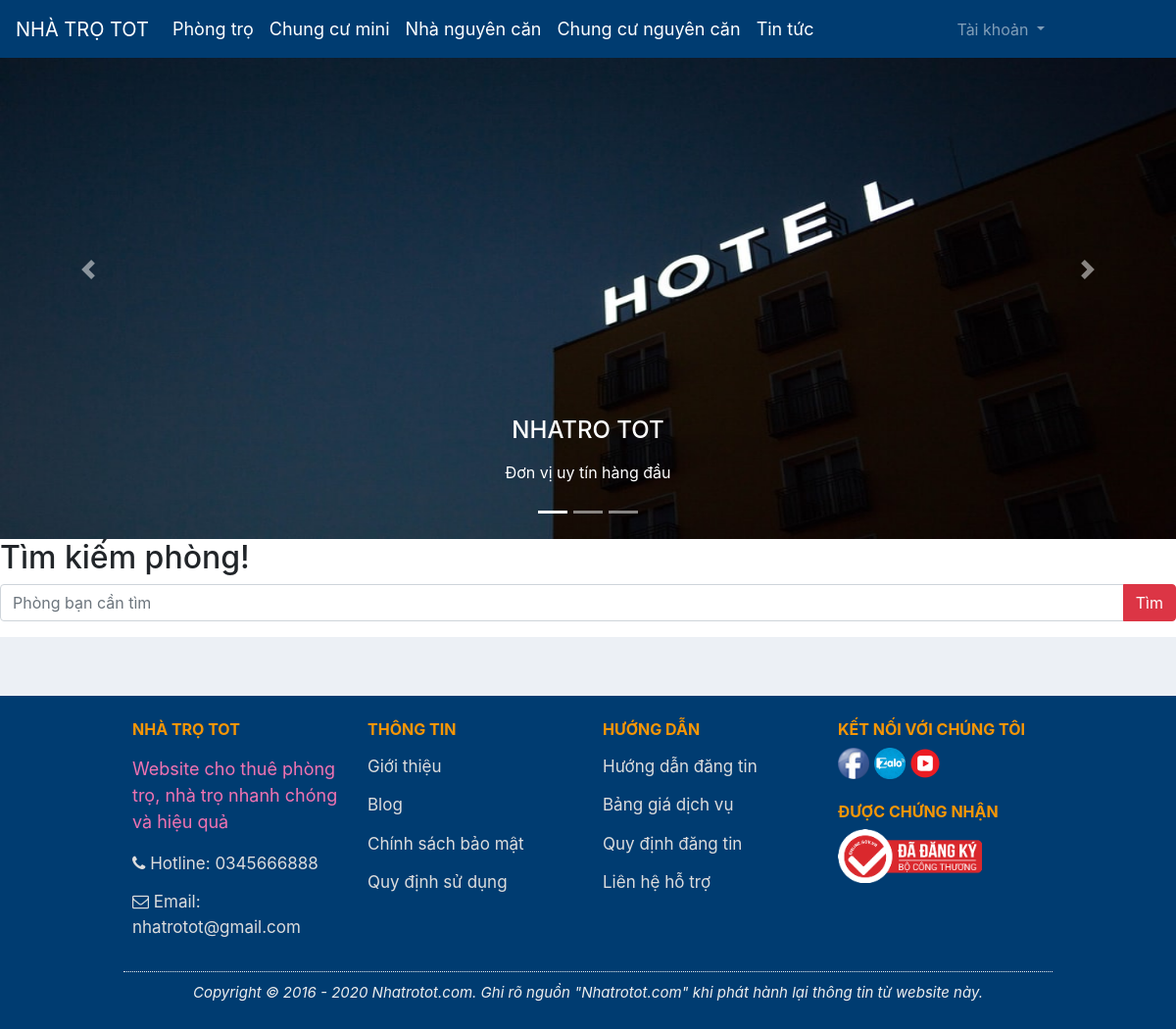
/Frontend/index.php?controller=products&action=detail&id=59, run on the app's committed database.
### tables this page shows
CREATE TABLE `slide` (
  `id` int(11) NOT NULL,
  `photo` varchar(255) NOT NULL,
  `title` varchar(255) NOT NULL,
  `description` varchar(255) NOT NULL
);

### Frontend/Controllers/SlideController.php (called while the page is built)
<?php
	include "Models/SlideModel.php";
	class SlideController extends SlideModel{
		public function read(){
			$slides = $this->modelGetSlide();
			include "Views/SlideView.php";
		}
	}
 ?>

### Frontend/Models/SlideModel.php (called while the page is built, shortened)
<?php
	class SlideModel{
		public function modelGetSlide(){
			$conn = Connection::getInstance();
			$query = $conn->query("select * from slide order by id asc");
			return $query->fetchAll();
		}
	}
 ?>

### Frontend/Views/SlideView.php (the view, shortened to what this page needs)
<div id="carouselExampleCaptions" class="carousel slide" data-ride="carousel">
  <ol class="carousel-indicators">
    <li data-target="#carouselExampleCaptions" data-slide-to="0" class="active"></li>
    <li data-target="#carouselExampleCaptions" data-slide-to="1"></li>
    <li data-target="#carouselExampleCaptions" data-slide-to="2"></li>
  </ol>
  <div class="carousel-inner">
  	<?php foreach ($slides as $rows):?>
    <div class="carousel-item <?php if($rows->id==5){echo "active";} ?>">
      <img src="../Assets/Upload/Slides/<?php echo $rows->photo; ?>" class="d-block w-100" alt="...">
      <div class="carousel-caption d-none d-md-block">
        <h4><?php echo $rows->title; ?></h4>
        <p><?php echo $rows->description; ?></p>
      </div>
    </div>
	<?php endforeach; ?>
  </div>
  <a class="carousel-control-prev" href="#carouselExampleCaptions" role="button" data-slide="prev">
    <span class="carousel-control-prev-icon" aria-hidden="true"></span>
  </a>
  <a class="carousel-control-next" href="#carouselExampleCaptions" role="button" data-slide="next">
    <span class="carousel-control-next-icon" aria-hidden="true"></span>
  </a>
</div>

### Assets/Frontend/css/trangchu.css (style rules this page uses)
.banner img { padding: 0 !important;margin: 0 !important; width: 100%; height: 550px; }

### data on the page
slide: photo (picture), title "NHATRO TOT", description "Đơn vị uy tín hàng đầu"
